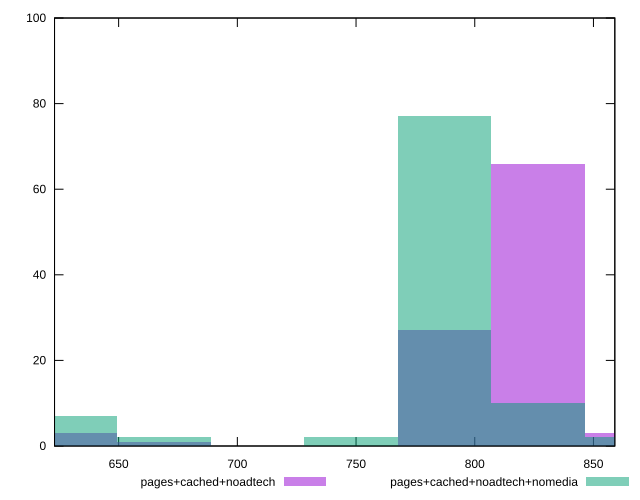

Write gnuplot code to recreate this figure.
reset

$pagesCachedNoadtech <<EOF
787.1958833702716 27
826.5556775387852 66
629.7567066962173 3
865.9154717072988 3
669.1165008647308 1
EOF

$pagesCachedNoadtechNomedia <<EOF
787.1958833702716 77
826.5556775387852 10
629.7567066962173 7
747.836089201758 2
669.1165008647308 2
865.9154717072988 2
EOF

set key outside below
set boxwidth 39.35979416851358
set xrange [623:859]
set yrange [0:100]
set trange [0:100]
set style fill transparent solid 0.5 noborder
set terminal svg size 640, 500 enhanced background rgb 'white'
set output "report_00009_2021-02-08T22-37-41.559Z/render-blocking-resources/comparison/histogram/2_vs_3.svg"

plot $pagesCachedNoadtech title "pages+cached+noadtech" with boxes, \
     $pagesCachedNoadtechNomedia title "pages+cached+noadtech+nomedia" with boxes

reset
